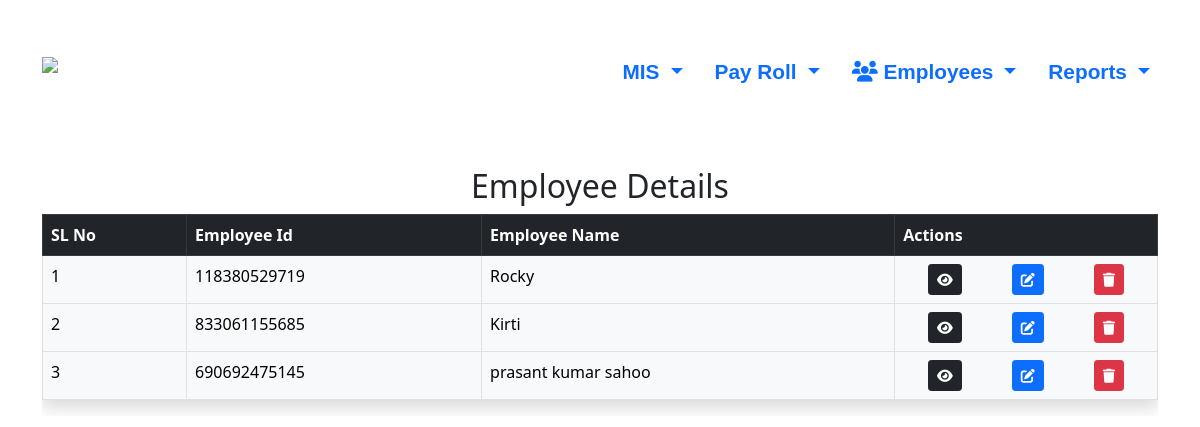
Page /emp/list on the committed database.
### employeeapp/models.py (models this page shows, shortened)
class Employee_Table(models.Model):
    employee_name = models.CharField(max_length=50)
    employee_designation = models.CharField(max_length=50)
    employee_phn_num = models.CharField(max_length=10)
    employee_email = models.EmailField()
    employee_address = models.CharField(max_length=200)
    employee_state = models.CharField(max_length=50)
    employee_city = models.CharField(max_length=50)
    employee_pincode = models.CharField(max_length=6)
    employee_salary = models.DecimalField(max_digits=10, decimal_places=2)
    employee_field = models.CharField(max_length=100)
    employee_image = models.ImageField(upload_to='documents/',blank=True)
    employee_id = models.BigIntegerField(unique=True)

### employeeapp/views.py (the view)
# urls.py: path('emp/list',views.show_all_employees,name="empemployee_list"),
def show_all_employees(request):
    if 'search' in request.GET:
        search_click = request.GET['search']
        multiple_search =Q(Q(employee_name__icontains=search_click)|Q(employee_id__icontains=search_click))
        employees=Employee_Table.objects.filter(multiple_search)
    else:
        employees = Employee_Table.objects.all()
    context = {
        "Employee_list": employees
    }
    return render(request, "all_employee_list.html", context)

### templates/all_employee_list.html (shortened to what this page needs)
<!DOCTYPE html>
<html lang="en">
<head>
    <link rel="stylesheet" href="https://cdnjs.cloudflare.com/ajax/libs/font-awesome/6.4.2/css/all.min.css">
    <link rel="stylesheet" href="https://cdn.jsdelivr.net/npm/bootstrap@5.0.2/dist/css/bootstrap.min.css">
</head>
<body>
    <nav class="navbar navbar-expand-lg bg-color py-4 pt-lg-5">
        <div class="container">
            <a class="navbar-brand text-white fw-bold" href="#">
                <img src="https://gvitechnology.com/images/logo.png" style="width: 100px; height: 50px;" alt="Logo">
            </a>
            <div class="collapse navbar-collapse" id="navbarSupportedContent">
                <ul class="navbar-nav ms-auto mb-2 mb-lg-0">
                    <li class="nav-item">
                        <div class="dropdown">
                            <a class="nav-link text-primary dropdown-toggle" href="#" role="button" id="navbarDropdownMIS"
                               data-bs-toggle="dropdown" aria-expanded="false">
                                MIS
                            </a>
                        </div>
                    </li>
                    <li class="nav-item ms-3">
                        <div class="dropdown">
                            <a class="nav-link text-primary dropdown-toggle" href="#" role="button" id="navbarDropdownPayRoll"
                               data-bs-toggle="dropdown" aria-expanded="false">
                                Pay Roll
                            </a>
                        </div>
                    </li>
                    <li class="nav-item ms-3">
                        <div class="dropdown">
                            <a class="nav-link text-primary dropdown-toggle" href="#" role="button" id="navbarDropdownEmployees"
                               data-bs-toggle="dropdown" aria-expanded="false">
                                <i class="fa-solid fa-users"></i> Employees
                            </a>
                        </div>
                    </li>
                    <li class="nav-item ms-3">
                        <div class="dropdown">
                            <a class="nav-link text-primary dropdown-toggle" href="#" role="button" id="navbarDropdownReports"
                               data-bs-toggle="dropdown" aria-expanded="false">
                                Reports
                            </a>
                        </div>
                    </li>
                </ul>
            </div>
        </div>
    </nav>
    <div class="container mt-5">
        <h2 class="text-center fs-2">Employee Details</h2>
        <div class="table-responsive">
            <table class="table table-bordered table-hover shadow">
                <thead class="table-dark">
                    <tr>
                        <th scope="col">SL No</th>
                        <th scope="col">Employee Id</th>
                        <th scope="col">Employee Name</th>
                        <th scope="col">Actions</th>
                    </tr>
                </thead>
                <tbody>
                    {% for i in Employee_list %}
                        <tr class="table-light">
                            <td>{{ forloop.counter }}</td>
                            <td>{{ i.employee_id }}</td>
                            <td>{{ i.employee_name }}</td>
                            <td>
                                <div class="d-flex justify-content-around">
                                    <a href="{% url 'allemp_list' i.id %}" class="btn btn-sm btn-dark" data-toggle="modal" data-target="#employeeModal{{ i.id }}">
                                        <i class="fa-solid fa-eye"></i>
                                    </a>
                                    <a href="{% url 'edit_employee' i.id %}" class="btn btn-sm btn-primary">
                                        <i class="fa-solid fa-pen-to-square"></i>
                                    </a>
                                    <a href="{% url 'delete_employee' i.id %}" class="btn btn-sm btn-danger">
                                        <i class="fa-solid fa-trash"></i>
                                    </a>
                                </div>
                            </td>
                        </tr>
                    {% endfor %}
                </tbody>
            </table>
        </div>
    </div>
</body>
</html>

### templates/all_employee_list.html (style rules this page uses)
.nav-link { font-weight: bold !important; font-family: 'Gill Sans', 'Gill Sans MT', Calibri, 'Trebuchet MS', sans-serif; font-size: 1.3rem!important; }

### rows in the picture
Employee_Table: employee_id "118380529719", employee_name "Rocky"
Employee_Table: employee_id "833061155685", employee_name "Kirti"
Employee_Table: employee_id "690692475145", employee_name "prasant kumar sahoo"
